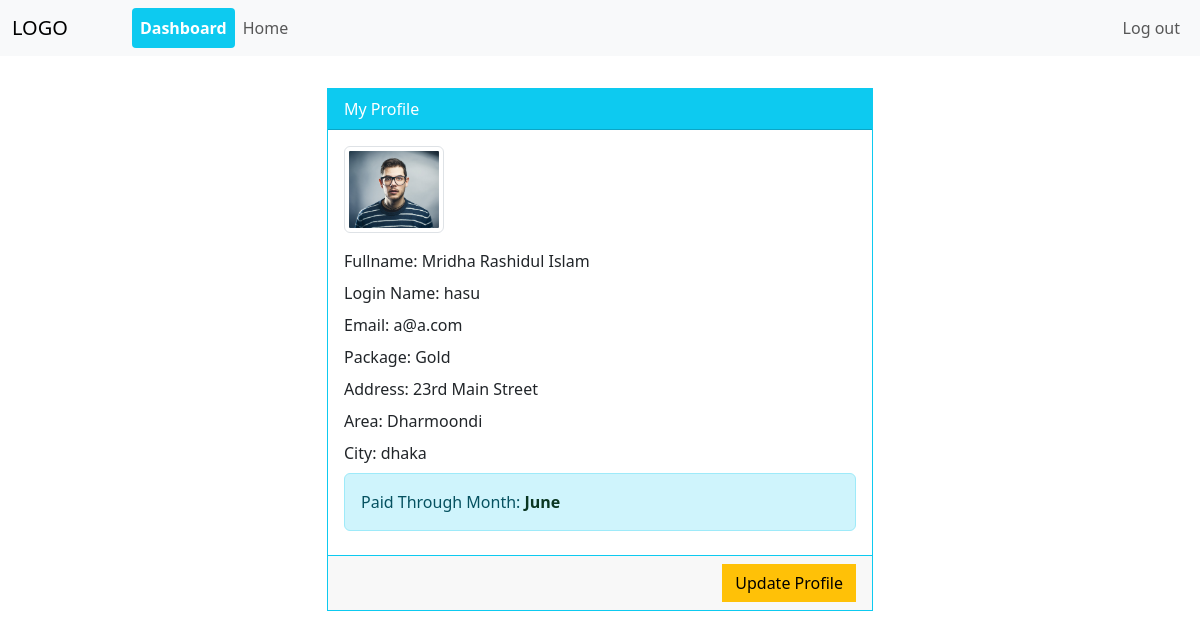
Page /consumer_Dashboard (signed in) on the committed database.
### bill_coll/models.py (models this page shows, shortened)
class Profile(models.Model):
    user = models.ForeignKey(User, on_delete=models.CASCADE)
    id_user = models.IntegerField()
    fullname = models.CharField(max_length=100, blank=True, null=True)
    photo = models.ImageField(
        upload_to='bill_coll_images', default='placeholderimg.jpg')
    package = models.ForeignKey(Package, on_delete=models.SET_NULL, null=True)
    address = models.CharField(max_length=100)
    area = models.ForeignKey(
        Area, on_delete=models.SET_NULL, blank=True, null=True)
    city = models.ForeignKey(
        City, on_delete=models.SET_NULL, blank=True, null=True)
    paidThruMonth = models.CharField(max_length=50, null=True, blank=True)

class Package(models.Model):
    name = models.CharField(max_length=50)
    numberofchannels = models.IntegerField(default=0)
    numberofHDchannels = models.IntegerField(default=0)
    price = models.FloatField(default=0.0)

class Area(models.Model):
    name = models.CharField(max_length=50)
    city = models.ForeignKey(City, on_delete=models.CASCADE)
    def __str__(self) -> str:
        return self.name

class City(models.Model):
    name = models.CharField(max_length=50)
    def __str__(self) -> str:
        return self.name

### bill_coll/decorators.py (the view)
        def wrapper_func(request, *args, **kwargs):
            group = None
            if request.user.groups.exists():
                group = request.user.groups.all()[0].name
            if group in allowed_roles:
                return view_func(request, *args, **kwargs)
            else:
                return HttpResponse('You are not authorized for this operation.')

### bill_coll/views.py (called while the page is built)
@allowed_user(allowed_roles=['consumer'])
@login_required(login_url='/signin')
def consumer_Dashboard(request):
    user = request.user
    user_profile = Profile.objects.get(id_user=user.pk)
    print(user_profile.photo.url)
    print(user.id)
    dict = {
        'title': "Dashboard",
        'user': user,
        'profile': user_profile
    }
    return render(request, 'bill_coll/consumer_Dashboard.html', context=dict)

### templates/bill_coll/consumer_Dashboard.html (shortened to what this page needs)
{% extends 'bill_coll/base.html' %} {% block body_block %}
<div class="container mt-3">
  <div class="row">
    <div class="col-sm-6 offset-sm-3">
      <div class="card rounded-0 mt-3 mb-5 border-info">
        <div class="card-header bg-info text-white rounded-0">My Profile</div>
        <div class="card-body">
          <img
            class="img-thumbnail mb-3"
            style="width: 100px"
            src="{{profile.photo.url}}"
            alt="{{profile.user.username}}"
          />
          <p>Fullname: {{profile.fullname}}</p>
          <p>Login Name: {{profile.user.username}}</p>
          <p>Email: {{profile.user.email}}</p>
          <p>Package: {{profile.package.name}}</p>
          <p>Address: {{ profile.address}}</p>
          <p>Area: {{ profile.area}}</p>
          <p>City: {{profile.city}}</p>
          <p class="alert alert-info">
            Paid Through Month:
            <span class="fw-bold text-success-emphasis"
              >{{profile.paidThruMonth}}</span
            >
          </p>
        </div>
        <div class="card-footer text-end rounded-0 border-info">
          <a
            class="btn btn-warning rounded-0"
            href="{% url 'bill_coll:update_profile' pk=user.pk %}"
            >Update Profile</a
          >
        </div>
      </div>
    </div>
  </div>
</div>
{% endblock %}

### static/css/style.css (style rules this page uses)
p { margin-bottom: 0.5rem !important; }

### rows in the picture
Profile: photo (picture), fullname "Mridha Rashidul Islam", user.username "hasu", user.email "a@a.com", package.name "Gold", address "23rd Main Street", area "Dharmoondi", city "dhaka", paidThruMonth "June"
